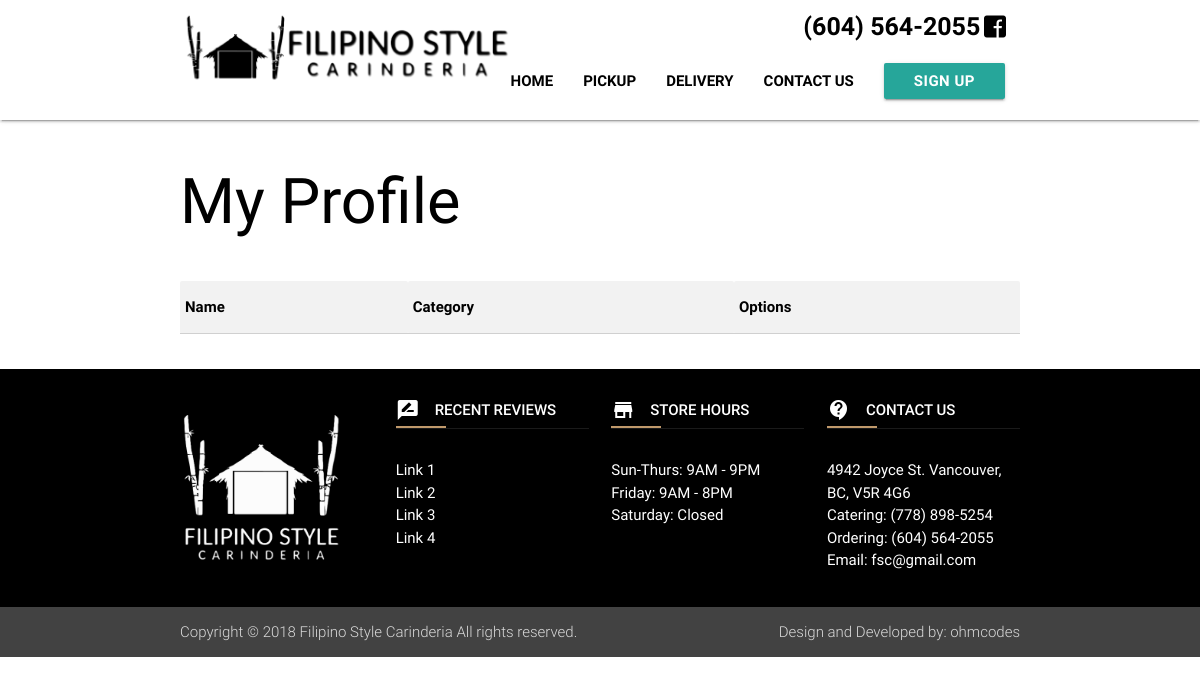
The page /profile/ on the database as committed earlier.
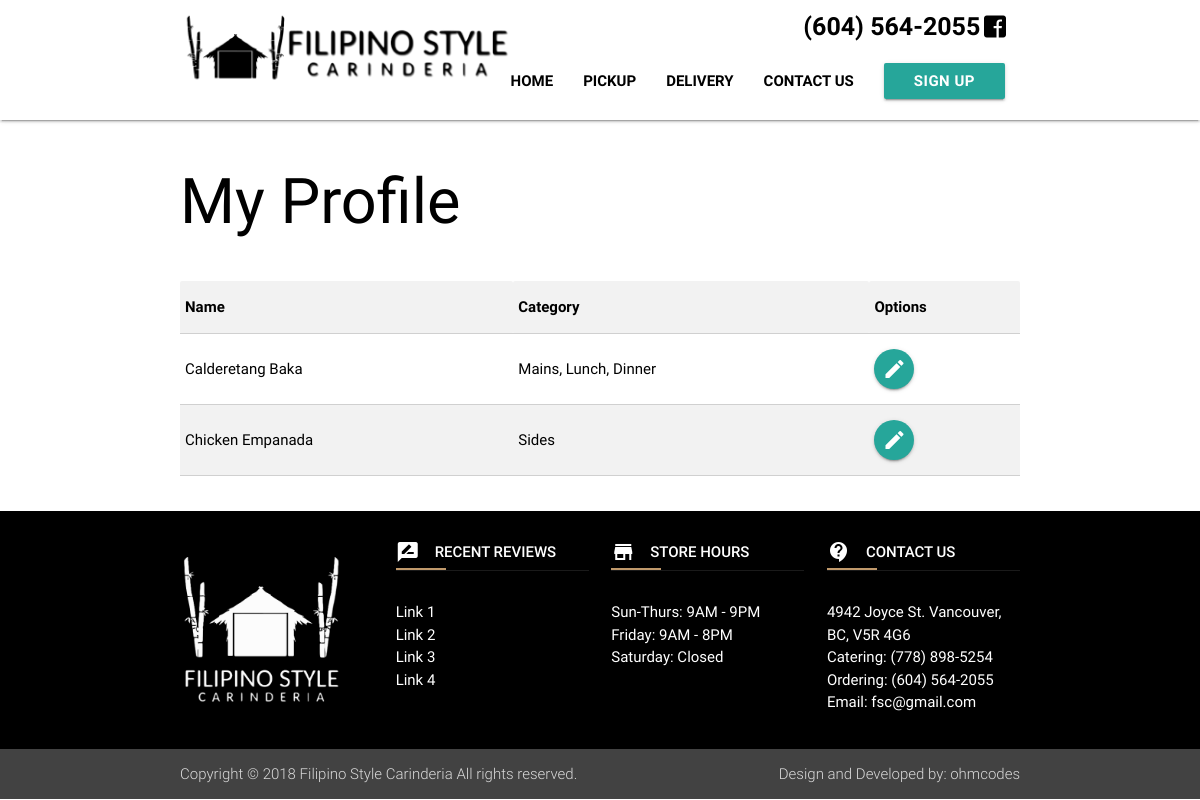
The same page on the database as committed later.
### website/models.py (models this page shows, shortened)
class Foods(models.Model):
	fname = models.CharField(max_length=300, verbose_name='Name')
	desc = models.TextField(verbose_name='Description')
	other_info = models.CharField(max_length=3000, verbose_name='Other Info')
	category = models.TextField(verbose_name='Categories')
	price_s = models.DecimalField(max_digits=20, decimal_places=2, default=Decimal('0.00'),verbose_name='Price Small')
	price_m = models.DecimalField(max_digits=20, decimal_places=2, default=Decimal('0.00'),verbose_name='Price Medium')
	price_l = models.DecimalField(max_digits=20, decimal_places=2, default=Decimal('0.00'),verbose_name='Price Large')
	price = models.DecimalField(max_digits=20, decimal_places=2, default=Decimal('0.00'),verbose_name='Price')
	choices_status = (('1', 'Active'),('2','Inactive'))
	f_status = models.CharField(max_length=200, default='1', choices=choices_status,verbose_name='status')
	date_created = models.DateTimeField(("Date Created"), default=timezone.now)

### website/views.py (the view)
# urls.py: url(r'^profile/$', views.profile, name='profile' ),
def profile(request):
    item = Foods.objects.all()
    context = {'foods':item}
    return render(request, "profile.html",context)

### website/templates/profile.html (shortened to what this page needs)
{% extends 'base.html' %}
{% block content %}
<div class="container">
	<div class="section">
		<div class="row">
			<div class="col l12">
				<h1>My Profile</h1>
			</div>
		</div>
		<div class="row">
			<div class="col l12">
				<table class="responsive-table bordered striped highlight">
					<tr>
						<th>Name</th>
						<th>Category</th>
						<th>Options</th>
					</tr>
					{% for item in foods %}
					<tr>
						<td>{{ item.fname }}</td>
						<td>{{ item.category }}</td>
						<td><a href="/menuedit/{{ item.id }}" class="btn-floating waves-effect"><i class="material-icons">mode_edit</i></a></td>
					</tr>
					{% endfor %}
				</table>
			</div>
		</div>
	</div>
</div>
{% endblock %}

### website/templates/base.html (shortened to what this page needs)
{% load staticfiles %}
{% load static %}
{% get_media_prefix as STATIC_MEDIA %}
{% get_static_prefix as STATIC_URL %}
<!DOCTYPE html>
<html>
<head>
	<link rel="stylesheet" href="https://use.fontawesome.com/releases/v5.0.13/css/all.css">
	<link type="text/css" rel="stylesheet" href="{% static 'css/materialize.min.css' %}"  media="screen,projection"/>
	<link type="text/css" rel="stylesheet" href="{% static 'css/main.css' %}"/>
</head>
<body>
	<div class="navbar-fixed">
		<nav class="white" role="navigation">
			<div class="nav-wrapper container">
				<a id="logo-container" href="/" class="brand-logo"><img class="responsive-img" src="{{ STATIC_MEDIA }}fsc-logo-rec.png" style="height: 80px;" /></a>
				<div class="upper-nav right">
					<div class="phone"><a href="tel:604-564-2055">(604) 564-2055</a></div>&nbsp;
					<div class="social">
						<a href="https://www.facebook.com/filipinostylecarinderia/"><i class="fab fa-facebook-square"></i></a>
					</div>
				</div><br>
				<ul class="right hide-on-med-and-down">
					<li><a href="/">Home</a></li>
					<li><a href="/menus/">Pickup</a></li>
					<li><a href="https://www.skipthedishes.com/filipino-style-carinderia/order">Delivery</a></li>
					<li><a href="/contact/">Contact us</a></li>
					{% if user.is_authenticated %}
					<li><a class="dropdown-button btn" data-activates="dropdown1">Welcome {{ user.username }}!</a></li>
					{% else %}
					<li><a href="{% url 'signuppage' %}" class="dropdown-button btn" data-activates="dropdown1">Sign Up</a></li>
					{% endif %}
				</ul>
			</div>
		</nav>
	</div>
{% block content %}
{% endblock %}
	<footer class="page-footer black">
		<div class="container">
			<div class="row">
				<div class="col l3 s12">
					<br>
					<img src="{{ STATIC_MEDIA }}logo-white.png" height="150">
				</div>
				<div class="col l3 s12">
					<h5 class="white-text"><i class="material-icons left">rate_review</i>Recent Reviews</h5>
					<ul>
						<li><a class="white-text" href="#!">Link 1</a></li>
						<li><a class="white-text" href="#!">Link 2</a></li>
						<li><a class="white-text" href="#!">Link 3</a></li>
						<li><a class="white-text" href="#!">Link 4</a></li>
					</ul>
				</div>
				<div class="col l3 s12">
					<h5 class="white-text"><i class="material-icons left">store</i>Store Hours</h5>
					<ul>
						<li>Sun-Thurs: 9AM - 9PM</li>
						<li>Friday: 9AM - 8PM</li>
						<li>Saturday: Closed</li>
					</ul>
				</div>
				<div class="col l3 s12">
					<h5 class="white-text"><i class="material-icons left">contact_support</i>Contact Us</h5>
					<ul>
						<li>4942 Joyce St. Vancouver, BC, V5R 4G6</li>
						<li>Catering: <a class="white-text" href="tel:778-898-5254">(778) 898-5254</a></li>
						<li>Ordering: <a class="white-text" href="tel:604-564-2055">(604) 564-2055</a></li>
						<li>Email: <a class="white-text" href="mail:fsc@gmail.com">fsc@gmail.com</a></li>
					</ul>
				</div>
			</div>
		</div>
		<div class="footer-copyright grey darken-3">
			<div class="container">
				<span>
					Copyright © 2018 Filipino Style Carinderia All rights reserved.
				</span>
				<span class="right">
					Design and Developed by: ohmcodes
				</span>
			</div>
		</div>
	</footer>
</body>
</html>

### static/static/css/main.css (style rules this page uses)
html { color:#000; }
nav, nav ul a, nav a { color:#000; text-transform: uppercase; font-weight: bolder; }
.phone { font-size: 25px; }
.navbar-fixed { height: 120px; }
nav, nav .nav-wrapper i, nav a.button-collapse, nav a.button-collapse i { height: 120px; line-height: 54px; }
nav .brand-logo { margin-top: 10px; }
.upper-nav { display: flex; margin-right: 15px; line-height:54px; height: 50px; }
footer h5 { color: #fff; font-weight: 500; text-transform: uppercase; position: relative; border-bottom: 1px solid rgba(255, 255, 255, 0.1); margin-bottom: 30px; padding-bottom: 10px; font-size: 15px; }
footer h5:before { content: ""; position: absolute; left: 0; bottom: 0; width: 50px; height: 2px; background-color: #c0996b; }
footer h5 .material-icons { line-height: 0.7; }

Rows that differ between the two databases and show on the page:
added Foods: fname "Calderetang Baka", category "Mains, Lunch, Dinner"
added Foods: fname "Chicken Empanada", category "Sides"
